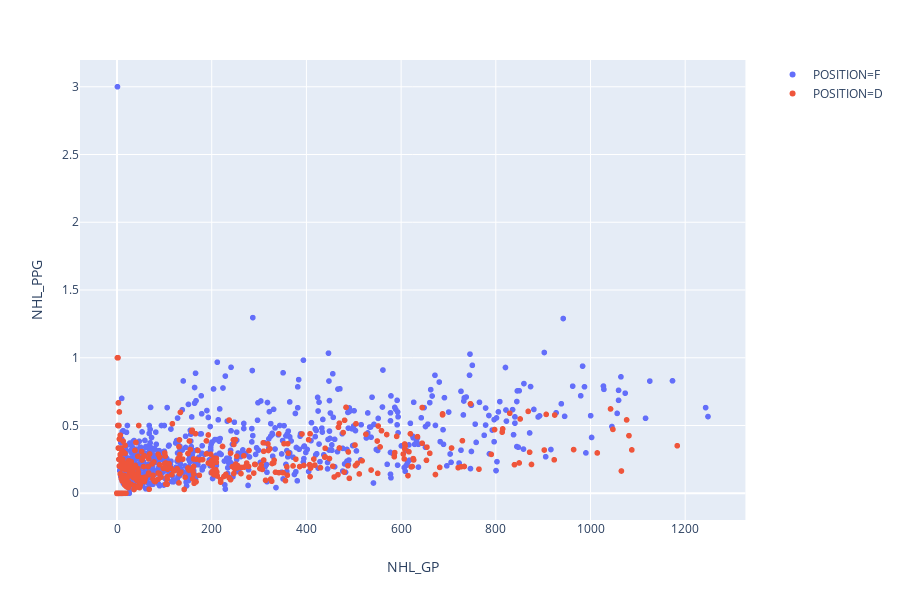

The notebook cell saved with this chart:
### Code cell
# Graph NHL PPG vs NHL GP
fig=px.scatter(df, x='NHL_GP',y='NHL_PPG', hover_name='PLAYER_ID', color='POSITION')
fig.show()

### Figure 1 — Plotly figure (JSON) as saved in the notebook; plotly's stock layout.template omitted (floating-point values rounded to 4 significant figures; data arrays with more than 128 entries replaced by an {"elided": "..."} marker saying what was removed)
{"data": [{"hoverlabel": {"namelength": 0}, "hovertemplate": "<b>%{hovertext}</b><br><br>POSITION=F<br>NHL_GP=%{x}<br>NHL_PPG=%{y}", "hovertext": {"elided": "1784 str values"}, "legendgroup": "POSITION=F", "marker": {"color": "#636efa", "symbol": "circle"}, "mode": "markers", "name": "POSITION=F", "showlegend": true, "type": "scattergl", "x": {"elided": "1784 int values"}, "xaxis": "x", "y": {"elided": "1784 float values"}, "yaxis": "y"}, {"hoverlabel": {"namelength": 0}, "hovertemplate": "<b>%{hovertext}</b><br><br>POSITION=D<br>NHL_GP=%{x}<br>NHL_PPG=%{y}", "hovertext": {"elided": "1026 str values"}, "legendgroup": "POSITION=D", "marker": {"color": "#EF553B", "symbol": "circle"}, "mode": "markers", "name": "POSITION=D", "showlegend": true, "type": "scattergl", "x": {"elided": "1026 int values"}, "xaxis": "x", "y": {"elided": "1026 float values"}, "yaxis": "y"}], "layout": {"height": 600, "legend": {"tracegroupgap": 0}, "margin": {"t": 60}, "xaxis": {"anchor": "y", "domain": [0, 0.98], "title": {"text": "NHL_GP"}}, "yaxis": {"anchor": "x", "domain": [0, 1], "title": {"text": "NHL_PPG"}}}}
